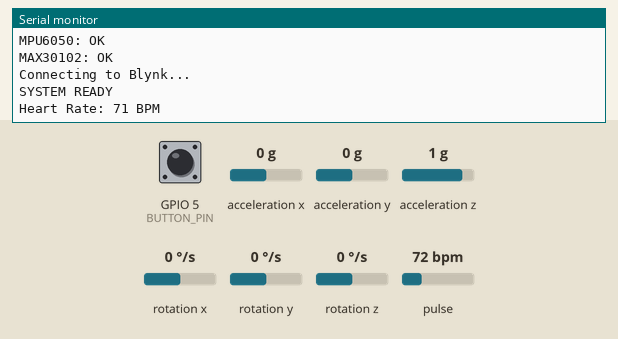
Simulated run of this sketch. Board: ESP32. Shown: the last lines printed to the serial monitor. The test bench sets the inputs (shaded band); at power-on: acceleration x 0 g, GPIO 5 (BUTTON_PIN) HIGH, pulse 72 bpm, acceleration y 0 g, acceleration z 1 g, rotation x 0 °/s, rotation y 0 °/s, rotation z 0 °/s. WiFi joins after 1.5 s; servers stay silent unless stated.

Above: at 4.5 s.
4.6 s: acceleration x set to -1.4 g
At 4.86 s:
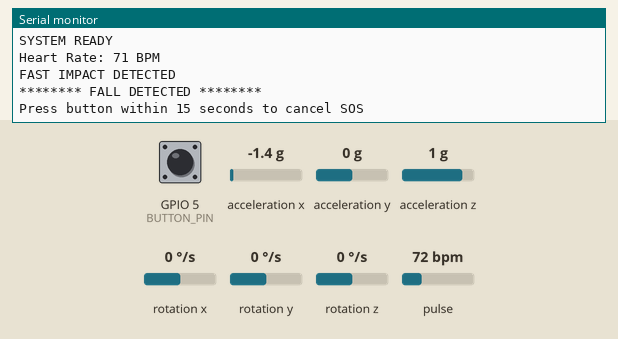
6.1 s: GPIO 5 (BUTTON_PIN) pulled LOW for 0.15 s
At 6.8 s:
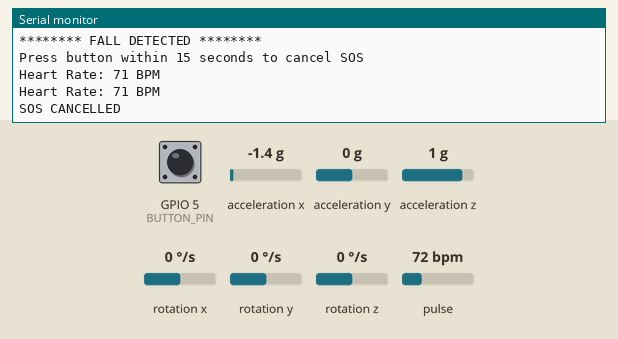
7.7 s: pulse set to 42 bpm
At 9.0 s:
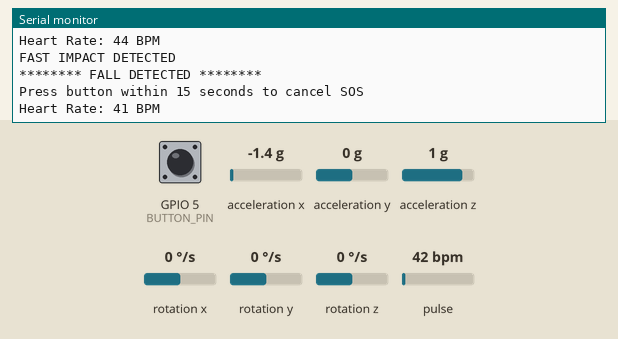
9.2 s: pulse set to 70 bpm
At 10.2 s:
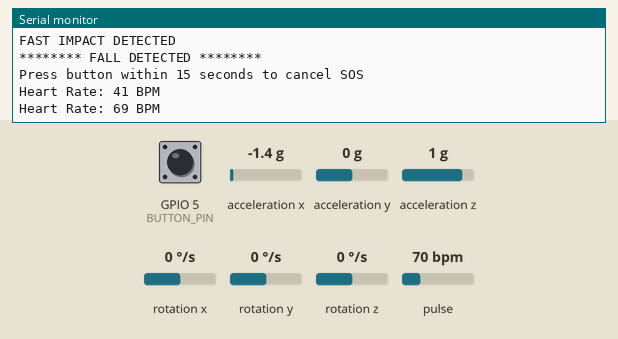
10.7 s: GPIO 5 (BUTTON_PIN) pulled LOW for 3.2 s
At 11.5 s:
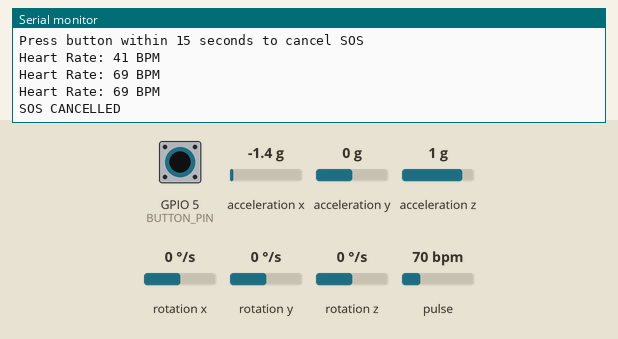
Timing chart, 0 to 13.7 s (numbered marks = the images above; inputs shaded):
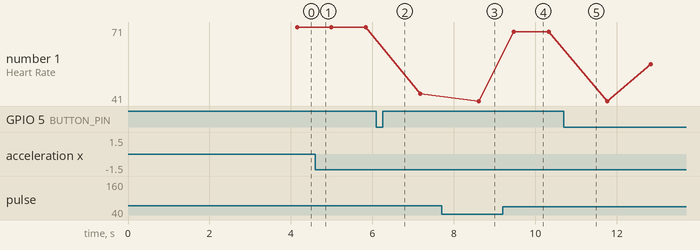

Measured:
- after the input at 4.6 s, the serial monitor: prints a new line at once (image 1)
- after the input at 6.1 s, the serial monitor: prints a new line after 0.06 s (image 2)
- after the input at 7.7 s, the serial monitor: prints a new line after 0.91 s (image 3)
- after the input at 9.2 s, the serial monitor: prints a new line after 0.27 s (image 4)
- after the input at 10.7 s, the serial monitor: prints a new line after 0.06 s (image 5)
- plotted number 1: 71 → 44 after the input at 6.1 s, 44 → 41 after the input at 7.7 s, 41 → 69 after the input at 9.2 s

The sketch:

Team_Quantum_indigo_jarvis.ino
```cpp
#define BLYNK_TEMPLATE_ID "TMPL310GamBp7"
#define BLYNK_TEMPLATE_NAME "Fall detection"
#define BLYNK_AUTH_TOKEN "nuOybxcKVY3hf3ldigbCGeeP7Q3dch0c"


#include <WiFi.h>
#include <BlynkSimpleEsp32.h>
#include <Wire.h>
#include <MPU6050.h>
#include <MAX30105.h>
#include <heartRate.h>
#include <math.h>

char ssid[] = "wow_anish";
char pass[] = "AN!$h2006";

// ---------- PINS ----------
#define SDA_PIN 8
#define SCL_PIN 9
#define BUTTON_PIN 5

// ---------- SENSORS ----------
MPU6050 mpu;
MAX30105 max30102;

// ---------- FAST FALL SETTINGS ----------
#define FREE_FALL 0.70
#define IMPACT 1.70
#define ROTATION 150.0
#define CANCEL_TIME 15000

bool fallDetected = false;
unsigned long fallTime = 0;

// ---------- HEART RATE ----------
long lastBeat = 0;
int heartRate = 0;
unsigned long lastHRUpdate = 0;


// =====================================================
// SETUP
// =====================================================

void setup()
{
  Serial.begin(115200);
  delay(1000);

  pinMode(BUTTON_PIN, INPUT_PULLUP);

  // Start I2C
  Wire.begin(SDA_PIN, SCL_PIN);
  delay(500);

  // ---------------- MPU6050 ----------------

  mpu.initialize();

  if (mpu.testConnection())
    Serial.println("MPU6050: OK");
  else
    Serial.println("MPU6050: ERROR");

  // ---------------- MAX30102 ----------------

  if (max30102.begin(Wire, I2C_SPEED_STANDARD))
  {
    Serial.println("MAX30102: OK");

    max30102.setup();

    max30102.setPulseAmplitudeRed(0x0A);
    max30102.setPulseAmplitudeGreen(0);
  }
  else
  {
    Serial.println("MAX30102: ERROR");
  }

  // ---------------- BLYNK ----------------

  Serial.println("Connecting to Blynk...");

  Blynk.begin(BLYNK_AUTH_TOKEN, ssid, pass);

  // Initial Blynk values
  Blynk.virtualWrite(V0, 0);
  Blynk.virtualWrite(V1, "NORMAL");
  Blynk.virtualWrite(V2, "NORMAL");

  Serial.println("SYSTEM READY");
}


// =====================================================
// LOOP
// =====================================================

void loop()
{
  Blynk.run();

  readHeartRate();
  detectFall();

  if (fallDetected)
    handleFall();
}


// =====================================================
// HEART RATE
// =====================================================

void readHeartRate()
{
  long irValue = max30102.getIR();

  // No finger
  if (irValue < 50000)
  {
    if (millis() - lastHRUpdate >= 1000)
    {
      Blynk.virtualWrite(V0, 0);
      lastHRUpdate = millis();
    }

    return;
  }

  // Detect heartbeat
  if (checkForBeat(irValue))
  {
    long delta = millis() - lastBeat;

    lastBeat = millis();

    float bpm = 60.0 / (delta / 1000.0);

    if (bpm >= 40 && bpm <= 220)
    {
      heartRate = (int)bpm;

      Serial.print("Heart Rate: ");
      Serial.print(heartRate);
      Serial.println(" BPM");
    }
  }

  // Send HR to Blynk every second
  if (millis() - lastHRUpdate >= 1000)
  {
    Blynk.virtualWrite(V0, heartRate);

    lastHRUpdate = millis();
  }
}


// =====================================================
// FAST MULTI-PARAMETER FALL DETECTION
// =====================================================

void detectFall()
{
  if (fallDetected)
    return;

  int16_t ax, ay, az;
  int16_t gx, gy, gz;

  mpu.getMotion6(
    &ax, &ay, &az,
    &gx, &gy, &gz
  );

  // ---------- ACCELERATION ----------

  float Ax = ax / 16384.0;
  float Ay = ay / 16384.0;
  float Az = az / 16384.0;

  float acceleration = sqrt(
    Ax * Ax +
    Ay * Ay +
    Az * Az
  );

  // ---------- GYROSCOPE ----------

  float Gx = gx / 131.0;
  float Gy = gy / 131.0;
  float Gz = gz / 131.0;

  float rotation = sqrt(
    Gx * Gx +
    Gy * Gy +
    Gz * Gz
  );

  // ---------- FALL CONDITIONS ----------

  bool freeFall = acceleration < FREE_FALL;
  bool strongImpact = acceleration > IMPACT;
  bool strongRotation = rotation > ROTATION;

  // 1. Strong impact
  // Immediate detection
  if (strongImpact)
  {
    fallDetected = true;

    Serial.println("FAST IMPACT DETECTED");
  }

  // 2. Free fall + rotation
  else if (freeFall && strongRotation)
  {
    fallDetected = true;

    Serial.println("FREE FALL + ROTATION DETECTED");
  }

  // 3. Rotation + significant acceleration
  else if (strongRotation && acceleration > 1.5)
  {
    fallDetected = true;

    Serial.println("ROTATION + ACCELERATION DETECTED");
  }

  // ---------- FALL CONFIRMED ----------

  if (fallDetected)
  {
    fallTime = millis();

    Blynk.virtualWrite(
      V1,
      "FALL DETECTED"
    );

    Serial.println();
    Serial.println("******** FALL DETECTED ********");
    Serial.println("Press button within 15 seconds to cancel SOS");
  }
}


// =====================================================
// 15 SECOND SOS HANDLING
// =====================================================

void handleFall()
{
  // ---------- BUTTON PRESSED ----------

  if (digitalRead(BUTTON_PIN) == LOW)
  {
    delay(50);

    if (digitalRead(BUTTON_PIN) == LOW)
    {
      Serial.println("SOS CANCELLED");

      Blynk.virtualWrite(
        V1,
        "CANCELLED"
      );

      Blynk.virtualWrite(
        V2,
        "NORMAL"
      );

      fallDetected = false;

      delay(1000);

      Blynk.virtualWrite(
        V1,
        "NORMAL"
      );

      return;
    }
  }

  // ---------- 15 SECONDS COMPLETED ----------

  if (millis() - fallTime >= CANCEL_TIME)
  {
    Serial.println("SOS SENT");

    Blynk.virtualWrite(
      V2,
      "SOS SENT"
    );

    Blynk.logEvent(
      "sos_alert",
      "Possible fall detected. User did not cancel the SOS within 15 seconds."
    );

    fallDetected = false;
  }
}
```
